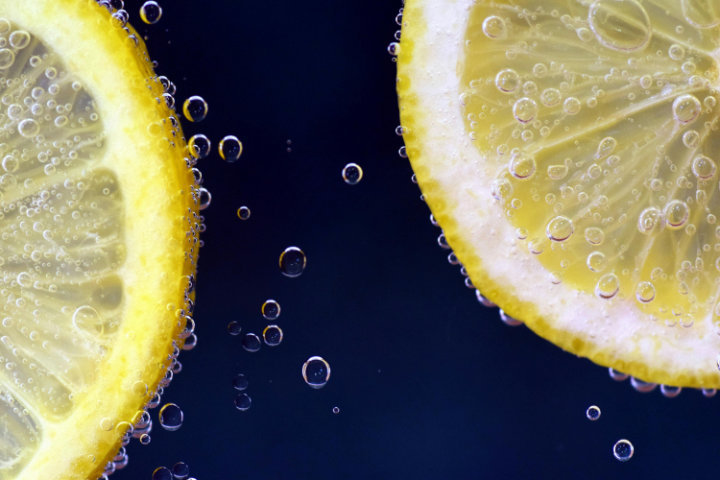
#> input picture edu/lemon.jpg, 720 x 480 px
$ python haar_wavelet.py
#> lines starting #> are read from the running program, lines starting #| are printed output that depends on the picture
import numpy as np
import pywt
import matplotlib.pyplot as plt
from PIL import Image
from pathlib import Path


def map_range(x, x_min, x_max, y_min, y_max):
	return ((x - x_min) / (x_max - x_min)) * (y_max - y_min) + y_min

# Load an image
img = Image.open('lemon.jpg')
#> img is the input picture: PIL image 720x480 RGB; mean R, G, B 113.1, 110.1, 94.7
img_array = np.array(img)

wavelet_shape = (img_array.shape[0] // 2, img_array.shape[1] // 2, img_array.shape[2])
#> wavelet_shape = (240, 360, 3)
approximation_array = np.zeros(wavelet_shape)
horizontal_detail_array = np.zeros(wavelet_shape)
vertical_detail_array = np.zeros(wavelet_shape)
diagonal_detail_array = np.zeros(wavelet_shape)

for i in range(img_array.shape[2]):
	process = img_array[:, :, i]

	# Apply 2D Haar wavelet transform
	coefficients = pywt.dwt2(process, 'haar')
	approximation = coefficients[0]
	horizontal_detail, vertical_detail, diagonal_detail = coefficients[1]

	approximation_array[..., i] = map_range(approximation, np.min(approximation), np.max(approximation), 0.0, 255.0)
	horizontal_detail_array[..., i] = map_range(horizontal_detail, np.min(horizontal_detail), np.max(horizontal_detail), 0.0, 255.0)
	vertical_detail_array[..., i] = map_range(vertical_detail, np.min(vertical_detail), np.max(vertical_detail), 0.0, 255.0)
	diagonal_detail_array[..., i] = map_range(diagonal_detail, np.min(diagonal_detail), np.max(diagonal_detail), 0.0, 255.0)
#> this loop made 3 passes
#> pass 1, `process = img_array[:, :, i]`:
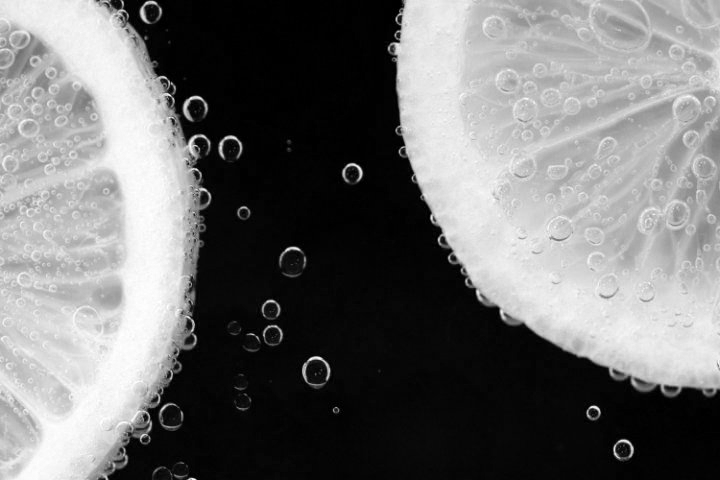
#> process: shape (480, 720); min 0, max 255, mean 113.1
#> pass 1, `horizontal_detail, vertical_detail, diagonal_detail = coefficients[1]`:
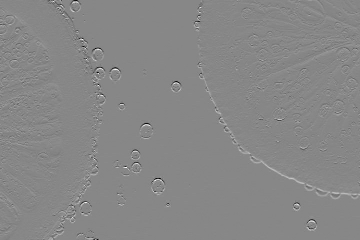
#> horizontal_detail: shape (240, 360) float64; min -146.5, max 129.5, mean 0.2; drawn with min black and max white
#> after the loop:
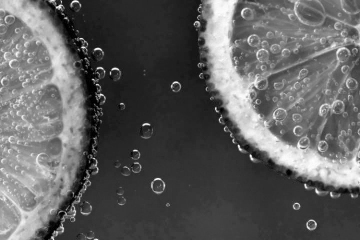
#> approximation: shape (240, 360) float64; min 0, max 507.5, mean 189.4; drawn with min black and max white
#> after the loop:
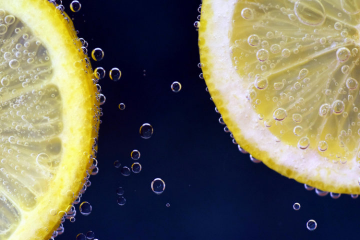
#> approximation_array: shape (240, 360, 3) float64; mean R, G, B 113.1, 110.2, 95.2
#> after the loop:
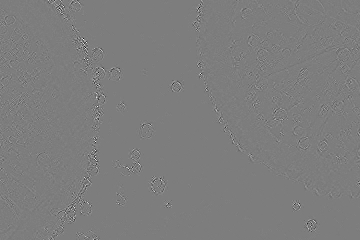
#> diagonal_detail: shape (240, 360) float64; min -59, max 60.5, mean 0; drawn with min black and max white
#> after the loop:
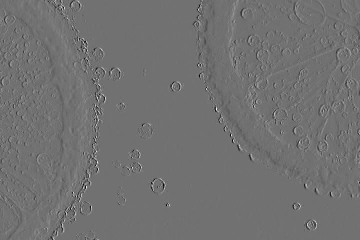
#> vertical_detail: shape (240, 360) float64; min -117.5, max 146, mean 0; drawn with min black and max white
#> after the loop:
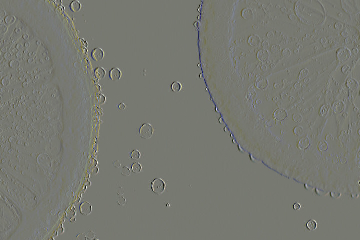
#> vertical_detail_array: shape (240, 360, 3) float64; mean R, G, B 119.8, 121.1, 113.8

Path("haar_coefficients").mkdir(parents=True, exist_ok=True)
approximation_img = Image.fromarray(approximation_array.astype(np.uint8))
approximation_img.save('haar_coefficients/approximation_img.png')
horizontal_detail_img = Image.fromarray(horizontal_detail_array.astype(np.uint8))
horizontal_detail_img.save('haar_coefficients/horizontal_detail_img.png')
vertical_detail_img = Image.fromarray(vertical_detail_array.astype(np.uint8))
vertical_detail_img.save('haar_coefficients/vertical_detail_img.png')
diagonal_detail_img = Image.fromarray(diagonal_detail_array.astype(np.uint8))
diagonal_detail_img.save('haar_coefficients/diagonal_detail_img.png')
